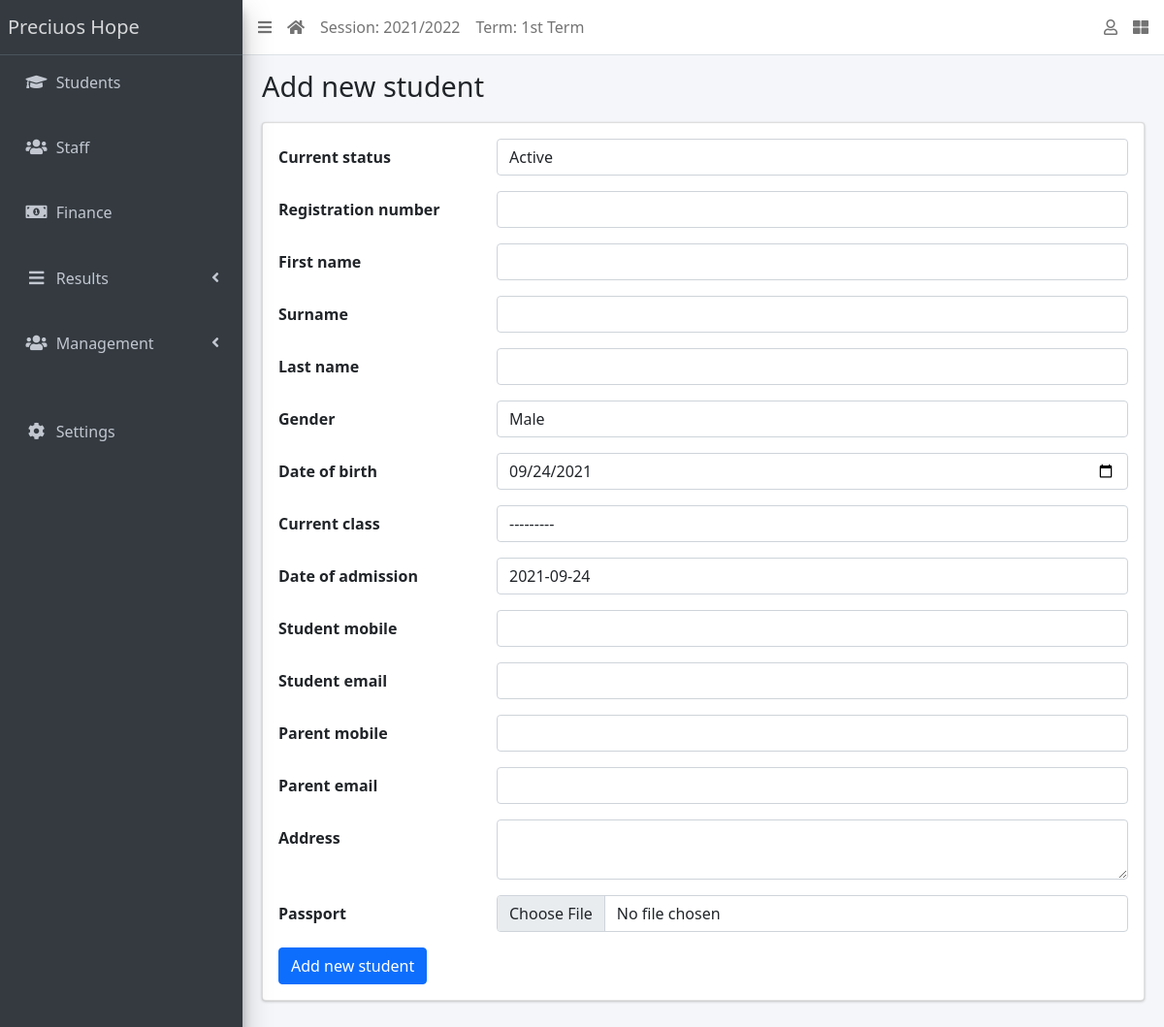
/students/create/ (signed in), run on the app's committed database.
### apps/management/models.py (models this page shows, shortened)
class AcademicSession(models.Model):
    name = models.CharField(max_length=200, unique=True)
    current = models.BooleanField(default=True)
    created_by = models.ForeignKey(settings.AUTH_USER_MODEL, on_delete=models.DO_NOTHING, null=True)
    class Meta:
        ordering = ['name']

class AcademicTerm(models.Model):
    name = models.CharField(max_length=20, unique=True)
    guide = models.ForeignKey(Staff, on_delete=models.CASCADE, null=True, default=None)
    current = models.BooleanField(default=True)
    created_by = models.ForeignKey(settings.AUTH_USER_MODEL, on_delete=models.DO_NOTHING, null=True)
    class Meta:
        ordering = ['name']

class SiteConfig(models.Model):
    key = models.SlugField()
    value = models.CharField(max_length=250)

### apps/students/views.py (the view)
# urls.py: path("create/", StudentCreateView.as_view(), name="student-create"),
class StudentCreateView(LoginRequiredMixin, SuccessMessageMixin, CreateView):
    model = Student
    fields = "__all__"
    success_message = "New student added successfully."
    def get_form(self):
        form =  super(StudentCreateView, self).get_form()
        form.fields["date_of_birth"].widget = widgets.DateInput(attrs={"type": "date"})
        form.fields["address"].widget = widgets.Textarea(attrs={"rows": 2})
        return form

### apps/management/context_processors.py (called while the page is built)
def site_defaults(request):
    current_session = AcademicSession.objects.get(current=True)
    current_term = AcademicTerm.objects.get(current=True)
    vals = SiteConfig.objects.all()
    context = {
        'current_session': current_session.name,
        'current_term': current_term.name
    }
    for val in vals:
        context[val.key] = val.value
    return context

### apps/management/models.py (called while the page is built)
    def __str__(self):
        return self.name

### apps/students/templates/students/student_form.html
{% extends 'base.html' %} {% block title %} {% if object %} Update {{ object }}
{% else %} Add new student {% endif %} {% endblock title %} {% block content %}
<form action="" method="POST" enctype="multipart/form-data">
  {% csrf_token %} {% include 'management/form_snippet.html' %} {% if object %}
  <input type="submit" class="btn btn-primary" value="Update Record" />
  {% else %}
  <input type="submit" class="btn btn-primary" value="Add new student" />
  {% endif %}
</form>
{% endblock content %}

### templates/base.html (shortened to what this page needs)
{% load static %}
<!DOCTYPE html>
<html lang="en">
<head>
  <link rel="stylesheet" href="{% static 'plugins/fontawesome-free/css/all.min.css' %}">
  <link rel="stylesheet" href="{% static 'plugins/toastr/toastr.min.css' %}">
  <link rel="stylesheet"
    href="{% static 'plugins/overlayScrollbars/css/OverlayScrollbars.min.css' %}">
  <link rel="stylesheet" href="{% static 'plugins/Datatables/datatables.min.css' %}" />
  <link rel="stylesheet" href="{% static 'dist/css/adminlte.min.css' %}">
  <link href="https://cdn.jsdelivr.net/npm/bootstrap@5.1.1/dist/css/bootstrap.min.css" rel="stylesheet">
</head>
<body
  class="hold-transition sidebar-mini layout-fixed layout-navbar-fixed layout-footer-fixed">
  <div class="wrapper">
    <nav class="main-header navbar navbar-expand navbar-white navbar-light">
      <ul class="navbar-nav">
        <li class="nav-item">
          <a class="nav-link" data-widget="pushmenu" href="#" role="button"><i
              class="fas fa-bars"></i></a>
        </li>
        <li class="nav-item d-none d-sm-inline-block">
          <a href="{% url 'home' %} " class="nav-link"><i class="fa fa-home"></i></a>
        </li>
        <li class="nav-item d-none d-sm-inline-block">
          <a href="{% url 'current-session' %}" class="nav-link">Session: {{ current_session }}</a>
        </li>
        <li class="nav-item d-none d-sm-inline-block">
          <a href="{% url 'current-session' %}" class="nav-link">Term: {{ current_term }}</a>
        </li>
      </ul>
      <ul class="navbar-nav ml-auto">
        <li class="nav-item dropdown">
          <a class="nav-link" data-toggle="dropdown" href="#">
            <i class="far fa-user"></i>
          </a>
        </li>
        <li class="nav-item">
          <a class="nav-link" data-widget="control-sidebar" data-slide="true"
            href="#" role="button"><i class="fas fa-th-large"></i></a>
        </li>
      </ul>
    </nav>
    <aside class="main-sidebar sidebar-dark-primary elevation-4">
      <a href="{% url 'home' %}" class="brand-link">{{ school_name | default:"School" }}</a>
      <div class="sidebar">
        <nav class="mt-2">
          <ul class="nav nav-pills nav-sidebar flex-column"
            data-widget="treeview" role="menu" data-accordion="false">
            <li class="nav-item">
              <a href="{% url 'student-list' %}" class="nav-link">
                <i class="nav-icon fas fa-graduation-cap"></i>
                <p>
                  Students
                </p>
              </a>
            </li>
            <br>
            <li class="nav-item">
              <a href="{% url 'staff-list' %}" class="nav-link">
                <i class="nav-icon fas fa-users"></i>
                <p>
                  Staff
                </p>
              </a>
            </li>
            <br>
            <li class="nav-item">
              <a href="{% url 'invoice-list' %}" class="nav-link">
                <i class="nav-icon fas fa-money-bill-alt"></i>
                <p>
                  Finance
                </p>
              </a>
            </li>
            <br>
            <li class="nav-item has-treeview">
              <a href="#" class="nav-link">
                <i class="nav-icon fas fa-bars"></i>
                <p>
                  Results
                  <i class="fas fa-angle-left right"></i>
                </p>
              </a>
            </li>
            <br>
            <li class="nav-item has-treeview">
              <a href="#" class="nav-link">
                <i class="nav-icon fas fa-users"></i>
                <p>
                  Management
                  <i class="fas fa-angle-left right"></i>
                </p>
              </a>
            </li>
            <br>
            <br>
            <li class="nav-item">
              <a href="{% url 'configs' %}" class="nav-link">
                <i class="nav-icon fas fa-cog"></i>
                <p>
                  Settings
                </p>
              </a>
            </li>
          </ul>
        </nav>
      </div>
    </aside>
    <div class="content-wrapper">
      <section class="content-header">
        <div class="container-fluid">
          <div class="row mb-1">
            <div class="col-sm-8">
              <h1>{% block title %}{% endblock title %}</h1>
            </div>
            <div class="col-sm-4">
            </div>
          </div>
        </div>
      </section>
      <section class="content">
        <div class="container-fluid">
          <div class="row">
            <div class="col-md-12">
              {% block fullcard %}
              <div class="card">
                <div class="card-body">
                  <div class="row">
                    <div class="col">
                      {% block content %}
                      {% endblock content %}
                    </div>
                  </div>
                </div>
              </div>
              {% endblock fullcard %}
            </div>
          </div>
        </div>
      </section>
    </div>
  </div>
</body>
</html>

### data on the page
AcademicSession: name "2021/2022"
AcademicTerm: name "1st Term"
SiteConfig: value "Preciuos Hope"

### other printed values
{{ field.label }} "Current status" "Registration number" "First name" "Surname" "Last name" "Gender" "Date of birth" "Current class" "Date of admission" "Student mobile" "Student email" "Parent mobile" "Parent email" "Address" "Passport"
